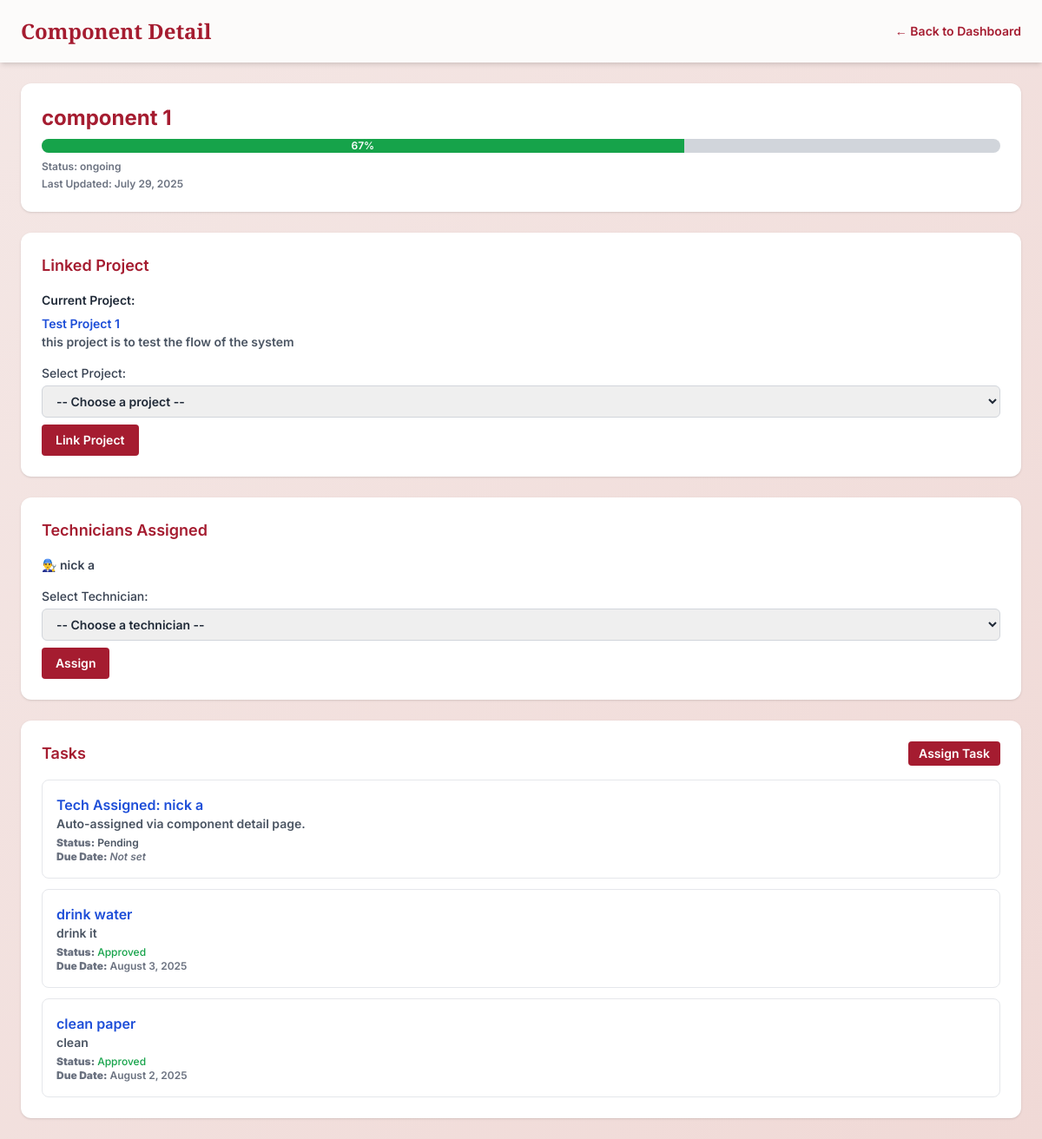
The page /components/8/ (signed in) on the database as committed earlier.
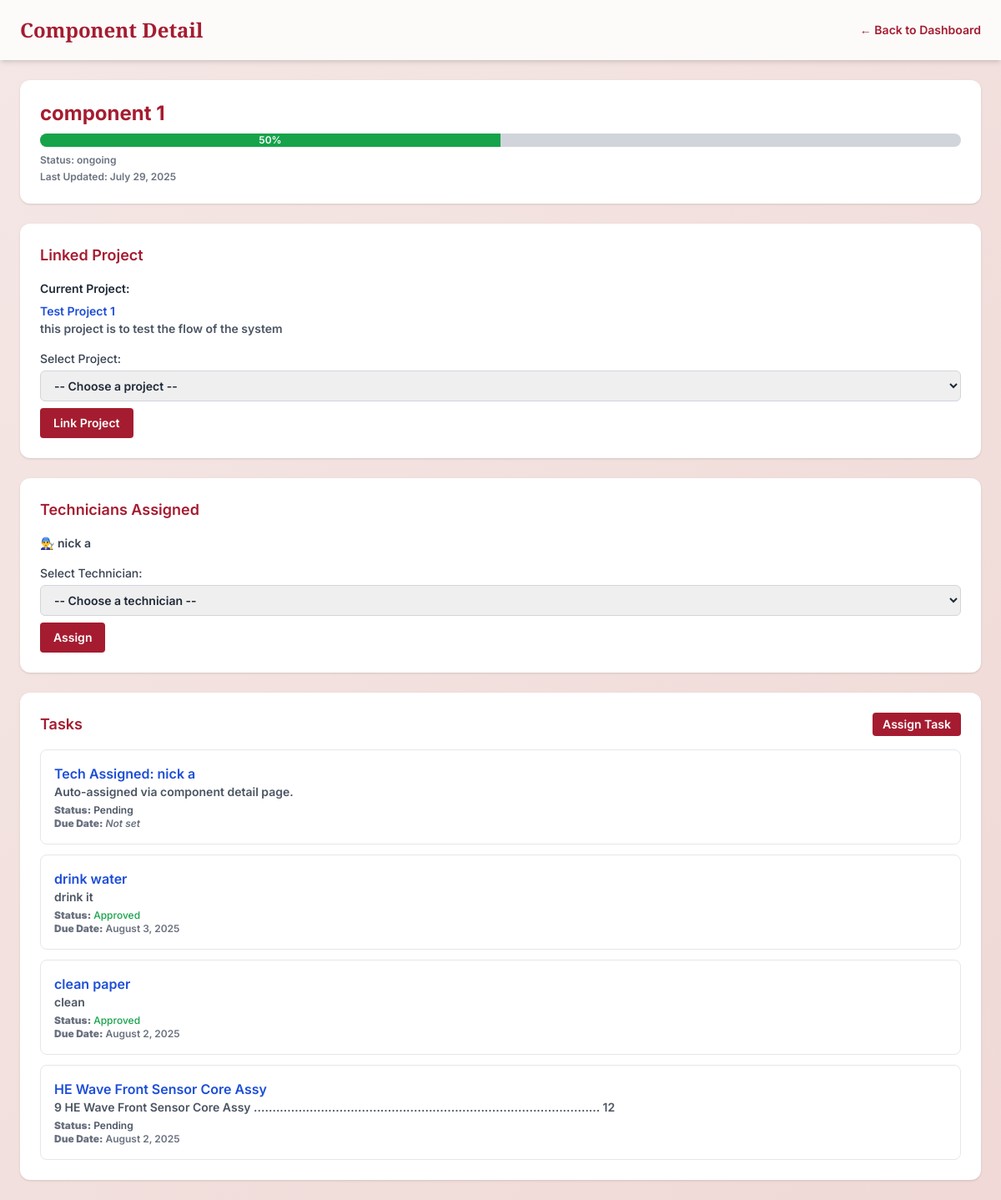
The same page on the database as committed later.
### tracker/models.py (models this page shows, shortened)
class Component(models.Model):
    name = models.CharField(max_length=100)
    project = models.ForeignKey(Project, on_delete=models.CASCADE, related_name='components', null=True, blank=True)
    description = models.TextField(blank=True)
    start_date = models.DateField(null=True, blank=True)
    end_date = models.DateField(null=True, blank=True)
    progress = models.FloatField(default=0.0)
    updated_at = models.DateTimeField(auto_now=True)
    status = models.CharField(
        max_length=20,
        choices=[('ongoing', 'Ongoing'), ('completed', 'Completed'), ('paused', 'Paused')],
        default='ongoing'
    )

class Task(models.Model):
    section = models.CharField(max_length=20, blank=True, null=True)
    title = models.CharField(max_length=100)
    description = models.TextField(blank=True)
    project = models.ForeignKey(Project, on_delete=models.CASCADE, related_name='tasks', null=True, blank=True)
    component = models.ForeignKey(Component, on_delete=models.SET_NULL, null=True, blank=True)
    assigned_to = models.ForeignKey(User, on_delete=models.SET_NULL, null=True, blank=True)
    completed = models.BooleanField(default=False)
    submitted_for_approval = models.BooleanField(default=False)
    is_approved = models.BooleanField(default=False)
    notes = models.TextField(blank=True, null=True)
    image = models.ImageField(upload_to='tasks/images/', blank=True, null=True)
    video = models.FileField(upload_to='tasks/videos/', blank=True, null=True)
    audio = models.FileField(upload_to='tasks/audio/', blank=True, null=True)
    document = models.FileField(upload_to='tasks/docs/', blank=True, null=True)
    due_date = models.DateField(null=True, blank=True)
    status = models.CharField(
        max_length=20,
        choices=[('todo', 'To Do'), ('in_progress', 'In Progress'), ('completed', 'Completed'), ('approved', 'Approved')],
        default='todo'
    )
    created_at = models.DateTimeField(auto_now_add=True)

class Project(models.Model):
    name = models.CharField(max_length=100)
    description = models.TextField(blank=True)
    start_date = models.DateField(null=True, blank=True)
    end_date = models.DateField(null=True, blank=True)
    status = models.CharField(
        max_length=20,
        choices=[('ongoing', 'Ongoing'), ('completed', 'Completed'), ('paused', 'Paused')],
        default='ongoing'
    )
    progress = models.FloatField(default=0)
    assigned_users = models.ManyToManyField(User, related_name='assigned_projects', blank=True)
    @property
    def progress(self):
        total = self.tasks.count()
        if total == 0:
            return 0
        approved = self.tasks.filter(is_approved=True).count()
        return int((approved / total) * 100)

### tracker/views.py (the view, shortened to what this page needs)
# urls.py: path('components/<int:component_id>/', views.component_detail_view, name='component_detail'),
@login_required
def component_detail_view(request, component_id):
    component = get_object_or_404(Component, id=component_id)
    update_component_progress(component)
    active_projects = Project.objects.filter(status='ongoing')
    technicians = User.objects.filter(groups__name='technician')
    assigned_techs = User.objects.filter(
        id__in=component.task_set.values_list('assigned_to__id', flat=True)
    ).distinct()
    return render(request, 'tracker/component_detail.html', {
        'component': component,
        'active_projects': active_projects,
        'technicians': technicians,
        'assigned_techs': assigned_techs,
    })

### tracker/views.py (called while the page is built)
def update_component_progress(component):
    tasks = Task.objects.filter(component=component)
    if tasks.exists():
        total = tasks.count()
        approved = tasks.filter(is_approved=True).count()
        component.progress = (approved / total) * 100
        component.save()

### tracker/templates/tracker/component_detail.html (shortened to what the changed rows need)
<!DOCTYPE html>
<html lang="en">
<head>
  <script src="https://cdn.tailwindcss.com"></script>
</head>
<body class="font-inter font-semibold bg-gradient-to-br from-[#f4e7e5] to-[#f0d9d6] text-gray-800 min-h-screen flex flex-col">
  <header class="bg-[#fcfbfa] shadow-md px-6 py-4 flex justify-between items-center h-[72px]">
    <h1 class="text-2xl font-playfair text-[#a51c30]">Component Detail</h1>
  </header>
  <main class="flex-1 overflow-y-auto p-6 space-y-6 animate-fade-in">
    <section class="bg-white p-6 rounded-xl shadow">
      <h2 class="text-2xl font-bold text-[#a51c30] mb-2">{{ component.name }}</h2>
      <div class="w-full bg-gray-300 h-4 rounded-full overflow-hidden mb-2">
        <div class="bg-green-600 h-4 text-white text-xs text-center" style="width: {{ component.progress|floatformat:0 }}%;">
          {{ component.progress|floatformat:0 }}%
        </div>
      </div>
      <p class="text-xs text-gray-500 mb-1">Status: {{ component.status }}</p>
      <p class="text-xs text-gray-500">Last Updated: {{ component.updated_at|date:"F j, Y" }}</p>
    </section>
    <section class="bg-white p-6 rounded-xl shadow">
      <h3 class="text-lg font-semibold text-[#a51c30] mb-4">Linked Project</h3>
      {% if component.project %}
        <p class="text-sm text-gray-800 mb-1 font-semibold">Current Project:</p>
        <a href="{% url 'project_detail' component.project.id %}" class="text-sm text-blue-700 hover:underline">
          {{ component.project.name }}
        </a>
        <p class="text-sm text-gray-600 mb-4">{{ component.project.description|truncatewords:20 }}</p>
      {% else %}
        <p class="text-sm text-gray-500 mb-4">No project linked yet.</p>
      {% endif %}
      <form method="POST" class="mt-4">
        <label for="project_id" class="block text-sm font-medium text-gray-700 mb-1">Select Project:</label>
        <select name="project_id" id="project_id" class="w-full border border-gray-300 rounded-md px-3 py-2 text-sm mb-2">
        </select>
        <button type="submit" class="bg-[#a51c30] text-white text-sm px-4 py-2 rounded hover:bg-red-700">Link Project</button>
      </form>
    </section>
    <section class="bg-white p-6 rounded-xl shadow">
      {% if assigned_techs %}
        <ul class="space-y-2 mb-4">
          {% for tech in assigned_techs %}
            <li class="text-sm text-gray-700">👨‍🔧 {{ tech.get_full_name }}</li>
          {% endfor %}
        </ul>
      {% else %}
        <p class="text-sm text-gray-500 mb-4">No technicians assigned yet.</p>
      {% endif %}
    </section>
    <section class="bg-white p-6 rounded-xl shadow">
      <ul class="space-y-3">
        {% for task in component.task_set.all %}
        <li class="border p-4 rounded-lg hover:bg-[#fdf3f2] transition">
          <a href="{% url 'review_task_for_approval' task.id %}" class="block">
            <h4 class="font-semibold text-blue-700 hover:underline">{{ task.title }}</h4>
            <p class="text-sm text-gray-600 mb-1">{{ task.description }}</p>
            <p class="text-xs text-gray-500">
              <strong>Status:</strong>
              {% if task.is_approved %}
                <span class="text-green-600 font-medium">Approved</span>
              {% elif task.completed %}
                <span class="text-yellow-600 font-medium">Completed</span>
              {% else %}
                <span class="text-gray-600">Pending</span>
              {% endif %}
            </p>
            <p class="text-xs text-gray-500">
              <strong>Due Date:</strong>
              {% if task.due_date %}
                {{ task.due_date|date:"F j, Y" }}
              {% else %}
                <span class="italic">Not set</span>
              {% endif %}
            </p>
          </a>
        </li>
        {% empty %}
        <li class="text-sm text-gray-500">No tasks assigned to this component.</li>
        {% endfor %}
      </ul>
    </section>
  </main>
</body>
</html>

Rows that differ between the two databases and show on the page:
computed for Component "component 1": progress "67" → "50"
added Task: title "HE Wave Front Sensor Core Assy", description "9 HE Wave Front Sensor Core Assy ............................................................................................. 12", is_approved "Pending", due_date "August 2, 2025"
Other text that changed with them:
{{ component.progress|floatformat:0 }}: 67 → 50 (drawn)
